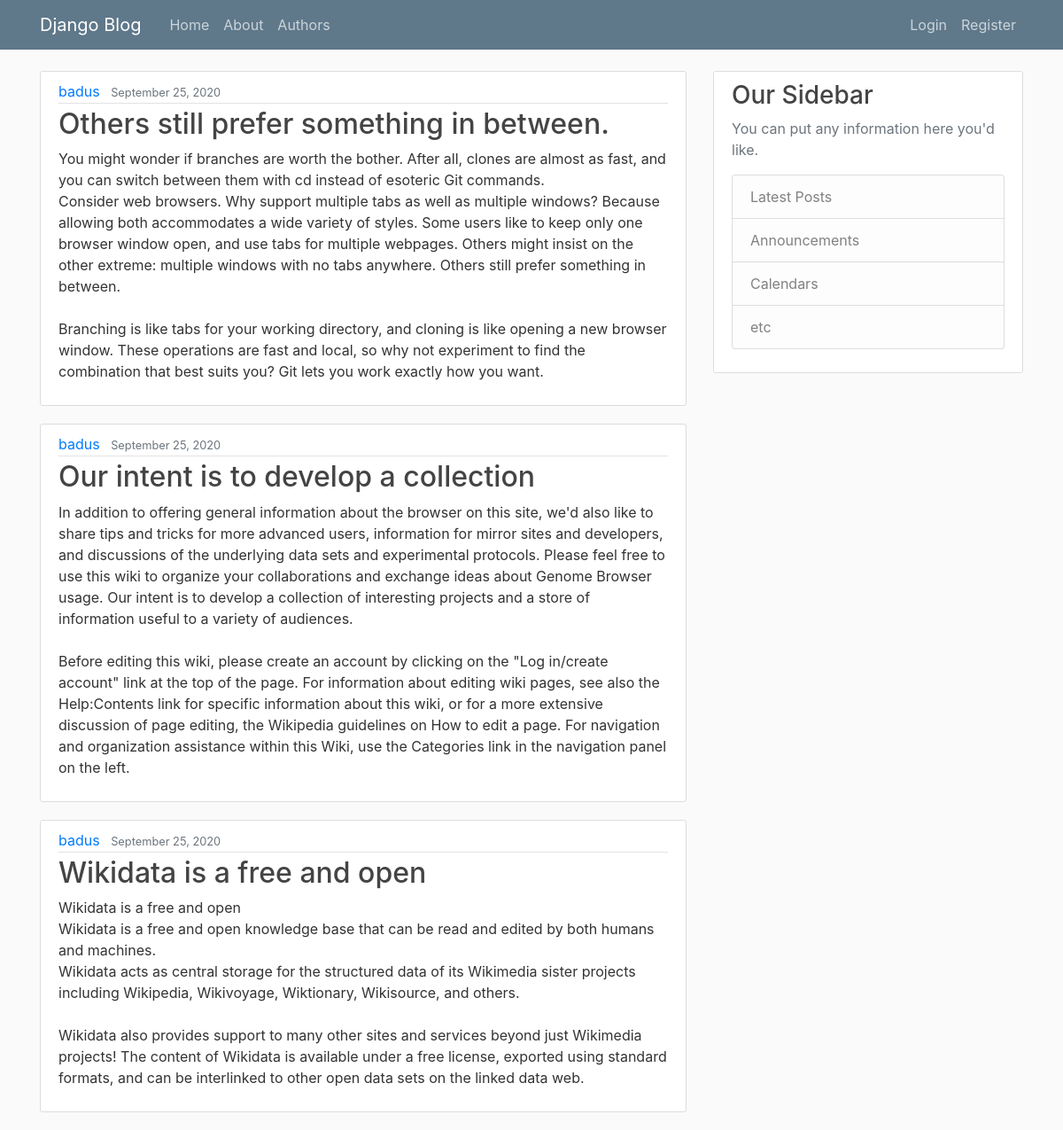
Before: / with the older database file.
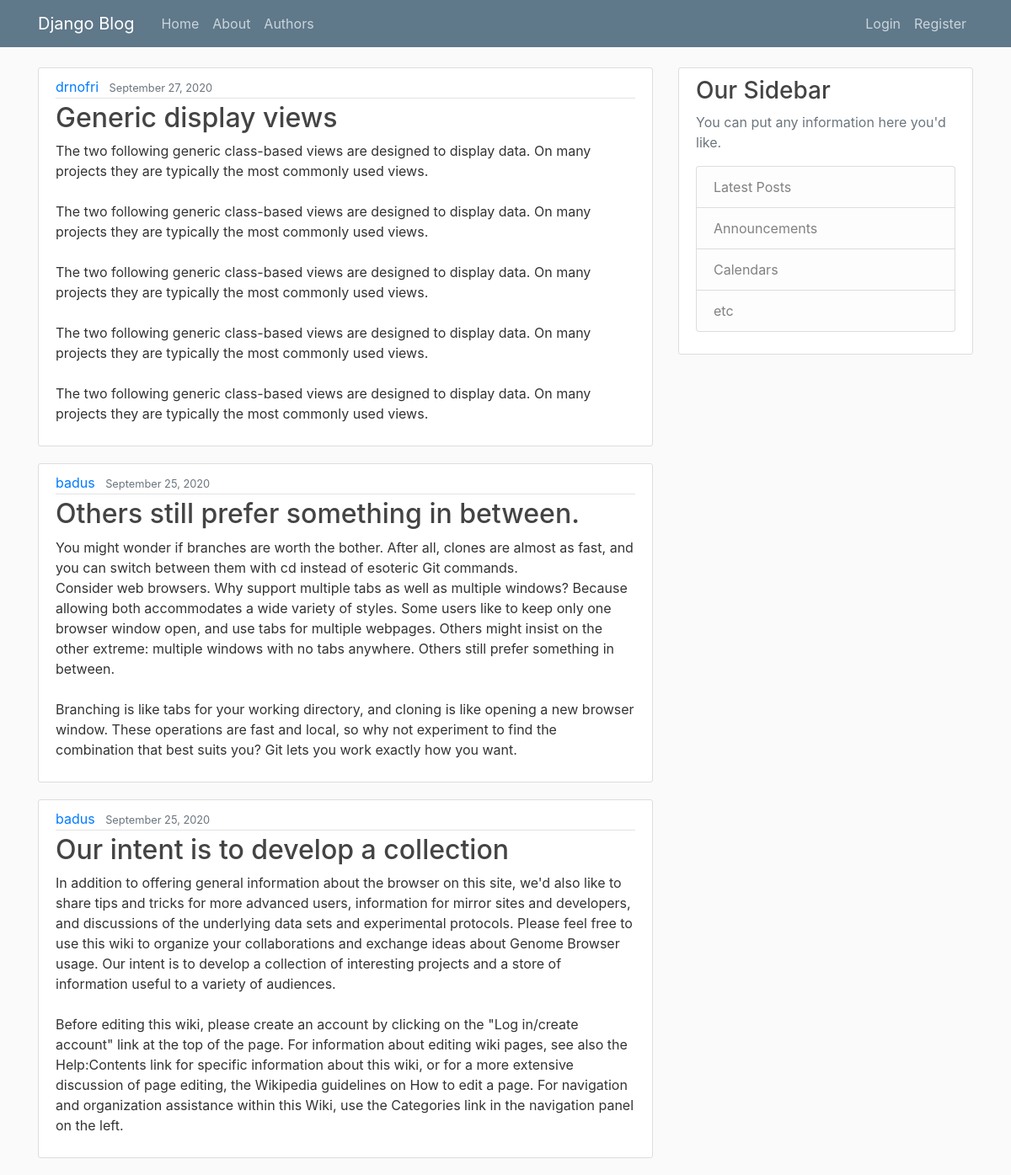
After: the same page with the newer database file.
### blog/models.py (models this page shows, shortened)
class Post(models.Model):
    title = models.CharField(max_length=100)
    content = models.TextField()
    date_posted = models.DateTimeField(default=timezone.now)
    author = models.ForeignKey(User, on_delete=models.CASCADE)

### blog/views.py (the view)
# urls.py: path('', PostListView.as_view(), name='blog-home'),
class PostListView(ListView):
    model = Post
    template_name = 'blog/home.html'  # <app>/<model>_<viewtype>.html
    context_object_name = 'posts'
    ordering = ['-date_posted']
    paginate_by = 3

### blog/templates/blog/home.html
{% extends "blog/base.html" %}
{% block content %}
    {% for post in posts %}
        <article class="media content-section">
          <div class="media-body">
            <div class="article-metadata">
              <a class="mr-2" href="#">{{ post.author }}</a>
              <small class="text-muted">{{ post.date_posted|date:"F d, Y" }}</small>
            </div>
            <h2><a class="article-title" href="{% url 'post-detail' post.id %}">{{ post.title }}</a></h2>
            <p class="article-content">{{ post.content }}</p>
          </div>
        </article>
    {% endfor %}
{% endblock content %}

### blog/templates/blog/base.html (shortened to what this page needs)
{% load static %}
<!DOCTYPE html>
<html>
<head>
    <link rel="stylesheet" href="https://maxcdn.bootstrapcdn.com/bootstrap/4.0.0/css/bootstrap.min.css">
    <link rel="stylesheet" type="text/css" href="{% static 'blog/main.css' %}">
</head>
<body>
    <header class="site-header">
      <nav class="navbar navbar-expand-md navbar-dark bg-steel fixed-top">
        <div class="container">
          <a class="navbar-brand mr-4" href="{% url 'blog-home' %}">Django Blog</a>
          <div class="collapse navbar-collapse" id="navbarToggle">
            <div class="navbar-nav mr-auto">
              <a class="nav-item nav-link" href="{% url 'blog-home' %}">Home</a>
              <a class="nav-item nav-link" href="{% url 'blog-about' %}">About</a>
              <a class="nav-item nav-link" href="{% url 'list-user' %}">Authors</a>
            </div>
            <div class="navbar-nav">
              {% if user.is_authenticated %}
                <a class="nav-item nav-link" href="{% url 'post-create' %}">New Post</a>
                <a class="nav-item nav-link" href="{% url 'profile' %}">Profile</a>
                <a class="nav-item nav-link" href="{% url 'logout' %}">Logout</a>
              {% else %}
                <a class="nav-item nav-link" href="{% url 'login' %}">Login</a>
                <a class="nav-item nav-link" href="{% url 'register' %}">Register</a>
              {% endif %}
            </div>
          </div>
        </div>
      </nav>
    </header>
    <main role="main" class="container">
      <div class="row">
        <div class="col-md-8">
          {% block content %}{% endblock %}
        </div>
        <div class="col-md-4">
          <div class="content-section">
            <h3>Our Sidebar</h3>
            <p class='text-muted'>You can put any information here you'd like.
              <ul class="list-group">
                <li class="list-group-item list-group-item-light">Latest Posts</li>
                <li class="list-group-item list-group-item-light">Announcements</li>
                <li class="list-group-item list-group-item-light">Calendars</li>
                <li class="list-group-item list-group-item-light">etc</li>
              </ul>
            </p>
          </div>
        </div>
      </div>
    </main>
</body>
</html>

### blog/static/blog/main.css (style rules this page uses)
body { background: #fafafa; color: #333333; margin-top: 5rem; }
h1, h2, h3, h4, h5, h6 { color: #444444; }
ul { margin: 0; }
.bg-steel { background-color: #5f788a; }
.site-header .navbar-nav .nav-link { color: #cbd5db; }
.content-section { background: #ffffff; padding: 10px 20px; border: 1px solid #dddddd; border-radius: 3px; margin-bottom: 20px; }
.article-title { color: #444444; }
.article-content { white-space: pre-line; }
.article-metadata { padding-bottom: 1px; margin-bottom: 4px; border-bottom: 1px solid #e3e3e3 }

Changed rows visible on the page:
no longer on this page (row unchanged): Post: author "badus", date_posted "September 25, 2020", title "Wikidata is a free and open", content "Wikidata is a free and open Wikidata is a free and open knowledge base that can be read and edited by both humans and machines. Wikidata acts as central storage for the structured data of its Wikimedia sister projects including Wikipedia, Wikivoyage, Wiktionary, Wikisource, and others. Wikidata also provides support to many other sites and services beyond just Wikimedia projects! The content of Wikidata is available under a free license, exported using standard formats, and can be interlinked to other open data sets on the linked data web."
added Post: author "drnofri", date_posted "September 27, 2020", title "Generic display views", content "The two following generic class-based views are designed to display data. On many projects they are typically the most commonly used views. The two following generic class-based views are designed to display data. On many projects they are typically the most commonly used views. The two following generic class-based views are designed to display data. On many projects they are typically the most commonly used views. The two following generic class-based views are designed to display data. On many projects they are typically the most commonly used views. The two following generic class-based views are designed to display data. On many projects they are typically the most commonly used views."
